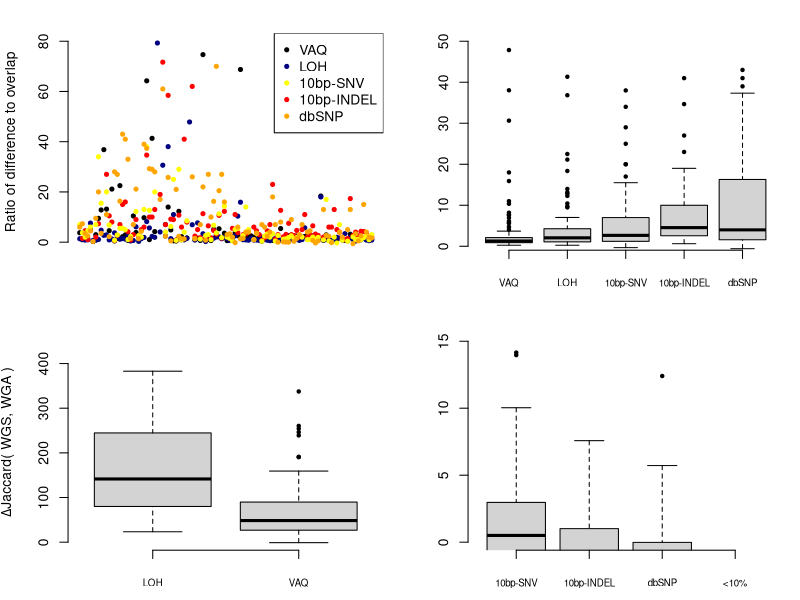

Here is the R script that generated this plot:
###################################
## first do the Jaccard analysis ##
###################################

## this table has the size of the overlap and the size of the total, everything for the "before" Jaccard, for each sample
data1 = read.table( "../FIGURE_DATA/STD40_unfiltered_overlap.txt", header=T, stringsAsFactors=FALSE )
## this table has the number of mutations excluded from the total for each sample for each filter
data2 = read.table( "../FIGURE_DATA/numbers_excluded_by_filter_MUTATION_CALLS_STD40.txt", header=T, stringsAsFactors=FALSE )
## this table has the number of mutations for each sample/filter that were excluded FOR THE OVERLAP
data3 = read.table( "../FIGURE_DATA/overlap_numbers_excluded_by_filter_MUTATION_CALLS_STD40.txt", header=T, stringsAsFactors=FALSE )

## from data1, we want the following columns: SAMPLE, OVERLAP, TOTAL
## (Jaccard^before( WGS, WGA )=OVERLAP/TOTAL
data1$DIFFERENCE<-NULL
data1$ONLY_WGA.C282.<-NULL
data1$TOTAL_WGA.C282.<-NULL
data1$ONLY_WGS.C484.<-NULL
data1$TOTAL_WGS.C484.<-NULL
data1$PERCENT_OVERLAP_by_ALL<-NULL
data1$PERCENT_OVERLAP_by_WGA.282<-NULL
data1$PERCENT_OVERLAP_by_WGS.484<-NULL
data1$PERCENT_DIFFERENCE_by_ALL<-NULL
data1$PERCENT_DIFFERENCE_by_WGA.282<-NULL
data1$PERCENT_DIFFERENCE_by_WGS.484<-NULL

data1$Jaccard.before<-data1$OVERLAP/data1$TOTAL

## from data2 (excluded by filter from SAMPLE), we want SAMPLE, FILT_3, FILT_4, FILT_5, FILT_6, FILT_7 (renamed tot.)
# change C282 and C484 to a new column, type
data2$newtype<-"NA"
data2$newname<-"NA"
for (i in 1:length(data2$SAMPLE)){
	oldname<-data2$SAMPLE[ i ]
	newname<-substr( oldname, 6, 18 )
	data2$newname[ i ]<-newname
}
for (i in 1:length(data2$SAMPLE)){
	oldname<-data2$SAMPLE[ i ]
	newtype<-substr( oldname, 1, 5 )
	data2$newtype[ i ]<-newtype
}
# divide data2 into two data frames, by type
WGA<-data2[data2$newtype=="C282.",]
WGS<-data2[data2$newtype=="C484.",]
# WGA change the name of the columns in each new dataframe, and get rid of the type column
for (i in 1:length(WGA$SAMPLE)){
	WGA$SAMPLE[ i ]<-WGA$newname[ i ]
}
WGA$newname<-NULL
WGA$newtype<-NULL
names( WGA )[ 2 ] <- "WGA.tot.F2"
names( WGA )[ 3 ] <- "WGA.tot.F3"
names( WGA )[ 4 ] <- "WGA.tot.F4"
names( WGA )[ 5 ] <- "WGA.tot.F5"
names( WGA )[ 6 ] <- "WGA.tot.F6"
names( WGA )[ 7 ] <- "WGA.tot.F7"
names( WGA )[ 8 ] <- "WGA.tot.F8"
# WGS change the name of the columns in each new dataframe, and get rid of the type column
for (i in 1:length(WGS$SAMPLE)){
	WGS$SAMPLE[ i ]<-WGS$newname[ i ]
}
WGS$newname<-NULL
WGS$newtype<-NULL
names( WGS )[ 2 ] <- "WGS.tot.F2"
names( WGS )[ 3 ] <- "WGS.tot.F3"
names( WGS )[ 4 ] <- "WGS.tot.F4"
names( WGS )[ 5 ] <- "WGS.tot.F5"
names( WGS )[ 6 ] <- "WGS.tot.F6"
names( WGS )[ 7 ] <- "WGS.tot.F7"
names( WGS )[ 8 ] <- "WGS.tot.F8"
# merge the two data frames with data1
merged1<-merge( data1, WGA )
merged2<-merge( merged1, WGS )

## from data3 (excluded by sample from OVERLAP), we want SAMPLE, FILT_3, FILT_4, FILT_5, FILT_6, FILT_7 (renamed over.)
names( data3 )[ 2 ] <- "over.F2"
names( data3 )[ 4 ] <- "over.F3"
names( data3 )[ 6 ] <- "over.F4"
names( data3 )[ 8 ] <- "over.F5"
names( data3 )[ 10 ] <- "over.F6"
names( data3 )[ 12 ] <- "over.F7"
names( data3 )[ 14 ] <- "over.F8"
data3$FILT_2_PERCENT<-NULL
data3$FILT_3_PERCENT<-NULL
data3$FILT_4_PERCENT<-NULL
data3$FILT_5_PERCENT<-NULL
data3$FILT_6_PERCENT<-NULL
data3$FILT_7_PERCENT<-NULL
data3$FILT_8_PERCENT<-NULL
mergedData<-merge( merged2, data3 )

## per filter, 
## (Jaccard^after( WGS, WGA )=(OVERLAP - over.F3)/(TOTAL - WGS.tot.F3 - WGA.tot.F3 + over.F3)
mergedData$F2.overlap<-mergedData$OVERLAP-mergedData$over.F2
mergedData$F3.overlap<-mergedData$OVERLAP-mergedData$over.F3
mergedData$F4.overlap<-mergedData$OVERLAP-mergedData$over.F4
mergedData$F5.overlap<-mergedData$OVERLAP-mergedData$over.F5
mergedData$F6.overlap<-mergedData$OVERLAP-mergedData$over.F6
mergedData$F7.overlap<-mergedData$OVERLAP-mergedData$over.F7
mergedData$F8.overlap<-mergedData$OVERLAP-mergedData$over.F8

mergedData$F2.total<-mergedData$TOTAL-mergedData$WGS.tot.F2-mergedData$WGA.tot.F2+mergedData$over.F2
mergedData$F3.total<-mergedData$TOTAL-mergedData$WGS.tot.F3-mergedData$WGA.tot.F3+mergedData$over.F3
mergedData$F4.total<-mergedData$TOTAL-mergedData$WGS.tot.F4-mergedData$WGA.tot.F4+mergedData$over.F4
mergedData$F5.total<-mergedData$TOTAL-mergedData$WGS.tot.F5-mergedData$WGA.tot.F5+mergedData$over.F5
mergedData$F6.total<-mergedData$TOTAL-mergedData$WGS.tot.F6-mergedData$WGA.tot.F6+mergedData$over.F6
mergedData$F7.total<-mergedData$TOTAL-mergedData$WGS.tot.F7-mergedData$WGA.tot.F7+mergedData$over.F7
mergedData$F8.total<-mergedData$TOTAL-mergedData$WGS.tot.F8-mergedData$WGA.tot.F8+mergedData$over.F8

mergedData$Jaccard.F2<-mergedData$F2.overlap/mergedData$F2.total
mergedData$Jaccard.F3<-mergedData$F2.overlap/mergedData$F3.total
mergedData$Jaccard.F4<-mergedData$F2.overlap/mergedData$F4.total
mergedData$Jaccard.F5<-mergedData$F2.overlap/mergedData$F5.total
mergedData$Jaccard.F6<-mergedData$F2.overlap/mergedData$F6.total
mergedData$Jaccard.F7<-mergedData$F2.overlap/mergedData$F7.total
mergedData$Jaccard.F8<-mergedData$F2.overlap/mergedData$F8.total

## finally, calculate delta( Jaccard )

mergedData$delta.Jaccard.F2<-((mergedData$Jaccard.F2-mergedData$Jaccard.before)/mergedData$Jaccard.before)*100
mergedData$delta.Jaccard.F3<-((mergedData$Jaccard.F3-mergedData$Jaccard.before)/mergedData$Jaccard.before)*100
mergedData$delta.Jaccard.F4<-((mergedData$Jaccard.F4-mergedData$Jaccard.before)/mergedData$Jaccard.before)*100
mergedData$delta.Jaccard.F5<-((mergedData$Jaccard.F5-mergedData$Jaccard.before)/mergedData$Jaccard.before)*100
mergedData$delta.Jaccard.F6<-((mergedData$Jaccard.F6-mergedData$Jaccard.before)/mergedData$Jaccard.before)*100
mergedData$delta.Jaccard.F7<-((mergedData$Jaccard.F7-mergedData$Jaccard.before)/mergedData$Jaccard.before)*100
mergedData$delta.Jaccard.F8<-((mergedData$Jaccard.F8-mergedData$Jaccard.before)/mergedData$Jaccard.before)*100

##################################################
## THEN DO THE DIFFSET ANALYSIS WITH THE RATIOS ##
##################################################

## LOAD DATA

data4=read.table( "../FIGURE_DATA/overlap_numbers_excluded_by_filter_MUTATION_CALLS_STD40.txt", header=T, stringsAsFactors=FALSE )
data5=read.table( "../FIGURE_DATA/numbers_excluded_by_filter_MUTATION_CALLS_STD40.txt", header=T, stringsAsFactors=FALSE )

## now re-name and delete columns
names( data4 )[ 2 ] <- "F2overlap"
names( data4 )[ 4 ] <- "F3overlap"
names( data4 )[ 6 ] <- "F4overlap"
names( data4 )[ 8 ] <- "F5overlap"
names( data4 )[ 10 ] <- "F6overlap"
names( data4 )[ 12 ] <- "F7overlap"
names( data4 )[ 14 ] <- "F8overlap"

data4$FILT_2_PERCENT<-NULL
data4$FILT_3_PERCENT<-NULL
data4$FILT_4_PERCENT<-NULL
data4$FILT_5_PERCENT<-NULL
data4$FILT_6_PERCENT<-NULL
data4$FILT_7_PERCENT<-NULL
data4$FILT_8_PERCENT<-NULL

## now merge the two data frames
for (i in 1:length(data4$SAMPLE)){
	short<-data4$SAMPLE[ i ]
	newname<-paste( "C282", short, sep="." )
	data4$SAMPLE[ i ]<-newname
}

# duplicate the data.frame
newdata <- data4

# change C282 to C484
for (i in 1:length(newdata$SAMPLE)){
	short <- newdata$SAMPLE[ i ]
	old <- substring( short, 6, )
	newname <- paste( "C484", old, sep="." )
	newdata$SAMPLE[ i ]<-newname
}

# add the two together
overlapdata <- merge(data4, newdata, all=TRUE )

# merge with data5...
names( data5 )[ 2 ] <- "F2all"
names( data5 )[ 3 ] <- "F3all"
names( data5 )[ 4 ] <- "F4all"
names( data5 )[ 5 ] <- "F5all"
names( data5 )[ 6 ] <- "F6all"
names( data5 )[ 7 ] <- "F7all"
names( data5 )[ 8 ] <- "F8all"

all <- merge( overlapdata, data5 )

## then calculate the diffset size
all$F2diff <- all$F2all - all$F2overlap
all$F3diff <- all$F3all - all$F3overlap
all$F4diff <- all$F4all - all$F4overlap
all$F5diff <- all$F5all - all$F5overlap
all$F6diff <- all$F6all - all$F6overlap
all$F7diff <- all$F7all - all$F7overlap
all$F8diff <- all$F8all - all$F8overlap

## a ratio ...
all$F2ratio <- all$F2diff / all$F2overlap
all$F3ratio <- all$F3diff / all$F3overlap
all$F4ratio <- all$F4diff / all$F4overlap
all$F5ratio <- all$F5diff / all$F5overlap
all$F6ratio <- all$F6diff / all$F6overlap
all$F7ratio <- all$F7diff / all$F7overlap
all$F8ratio <- all$F8diff / all$F8overlap

## add normalized ratio...
#all$F2ratioNORM <- (all$F2diff/all$F2all) / (all$F2overlap/all$F2all)
#all$F3ratioNORM <- (all$F3diff/all$F2all) / (all$F3overlap/all$F2all)
#all$F4ratioNORM <- (all$F4diff/all$F2all) / (all$F4overlap/all$F2all)
#all$F5ratioNORM <- (all$F5diff/all$F2all) / (all$F5overlap/all$F2all)
#all$F6ratioNORM <- (all$F6diff/all$F2all) / (all$F6overlap/all$F2all)
#all$F7ratioNORM <- (all$F7diff/all$F2all) / (all$F7overlap/all$F2all)
#all$F8ratioNORM <- (all$F8diff/all$F2all) / (all$F8overlap/all$F2all)

## then make some averages...

## ratio averages...
all$F3ratio[all$F3ratio=="Inf"] <- NA
all$F3ratio[all$F3ratio=="NaN"] <- NA
mean(all$F3ratio, na.rm=TRUE)
median(all$F3ratio, na.rm=TRUE)

all$F4ratio[all$F4ratio=="Inf"] <- NA
all$F4ratio[all$F4ratio=="NaN"] <- NA
mean(all$F4ratio, na.rm=TRUE)
median(all$F4ratio, na.rm=TRUE)

all$F5ratio[all$F5ratio=="Inf"] <- NA
all$F5ratio[all$F5ratio=="NaN"] <- NA
mean(all$F5ratio, na.rm=TRUE)
median(all$F5ratio, na.rm=TRUE)

all$F6ratio[all$F6ratio=="Inf"] <- NA
all$F6ratio[all$F6ratio=="NaN"] <- NA
mean(all$F6ratio, na.rm=TRUE)
median(all$F6ratio, na.rm=TRUE)

all$F7ratio[all$F7ratio=="Inf"] <- NA
all$F7ratio[all$F7ratio=="NaN"] <- NA
mean(all$F7ratio, na.rm=TRUE)
median(all$F7ratio, na.rm=TRUE)

########################################################
## THEN MAKE FIGURE 6 (COMPOUND FIGURE) FOR THE PAPER ##
########################################################

#pdf( "../FIGURE_PDFS/Figure5.pdf", width=6, height=5 )

par(bty='n', mfrow=c(2,2), mar=c(3,4.1,2,1) )

plot( all$F7ratio, ylim=c(0,80), pch=20, col='black', ylab="Ratio of difference to overlap", xaxt='n', xlab="Samples" )
points( all$F5ratio, pch=20, col='navy' )
points( all$F3ratio, pch=20, col='red' )
points( all$F4ratio, pch=20, col='yellow' )
points( all$F6ratio, pch=20, col='orange' )
legend( 'topright', c( "VAQ", "LOH", "10bp-SNV", "10bp-INDEL", "dbSNP" ), col=c( 'black', 'navy', 'yellow', 'red', 'orange' ), pch=20 )

boxplot( all[,c(26,28,25,24,27)], ylim=c(1,50), xaxt='n', pch=20, ylab="" )
axis( 1, at=1:5, padj=0.8, cex.axis=0.7, labels=c( "VAQ", "LOH", "10bp-SNV", "10bp-INDEL", "dbSNP" ) )

boxplot( mergedData[,c(52,50)], ylim=c(0,450), xaxt='n', ylab=expression(paste( Delta, "Jaccard( WGS, WGA )")), pch=20 )
axis( 1, at=1:2, padj = 0.8, cex.axis=0.7, labels=c( "LOH", "VAQ" ) )

boxplot( mergedData[,c(49,48,51,53)], ylim=c(0,15), xaxt='n', ylab="", pch=20 )
axis( 1, at=1:4, padj = 0.8, cex.axis=0.7, labels=c( "10bp-SNV", "10bp-INDEL", "dbSNP", "<10%" ) )

#dev.off()




##############
## OLD CODE ##
##############

#pdf( "../FIGURE_PDFS/Jaccard1.pdf", width=6, height=5 )
#par(bty='n', mar=c(5.1,4.1,1.1,0) )
#boxplot( mergedData[,c(50,52)], ylim=c(0,450), xaxt='n', ylab=expression(paste( "Percentage ", Delta, "Jaccard( WGS, WGA )")), pch=20 )
#axis( 1, at=1:2, padj = 0.8, cex.axis=0.7, labels=c( "VAQ", "LOH" ) )
#dev.off()

#pdf( "../FIGURE_PDFS/Jaccard2.pdf", width=6, height=5 )
#par(bty='n', mar=c(5.1,4.1,1.1,0))
#boxplot( mergedData[,c(49,48,51,53)], ylim=c(0,15), xaxt='n', ylab=expression(paste( "Percentage ", Delta, "Jaccard( WGS, WGA )")), pch=20 )
#axis( 1, at=1:4, padj = 0.8, cex.axis=0.7, labels=c( "10bp-SNV", "10bp-INDEL", "dbSNP", "<10%" ) )
#dev.off()

#pdf( "../FIGURE_PDFS/Diffset_bypoints.pdf" )
#par(bty='n')
#plot( all$F7ratio, ylim=c(0,80), pch=20, col='black' )
#points( all$F5ratio, pch=20, col='navy' )
#points( all$F3ratio, pch=20, col='red' )
#points( all$F4ratio, pch=20, col='yellow' )
#points( all$F6ratio, pch=20, col='orange' )
#dev.off()

# and here is a boxplot...
#24-28
#pdf( "../FIGURE_PDFS/Diffset_bybars.pdf" )
#par(bty='n')
#boxplot( all[,c(26,28,25,24,27)], ylim=c(1,50), xaxt='n', pch=20, ylab="Ratio of the diffset to the overlap, per filter" )
#axis( 1, at=1:5, padj=0.8, cex.axis=0.7, labels=c( "VAQ", "LOH", "10bp-SNV", "10bp-INDEL", "dbSNP" ) )
#dev.off()



